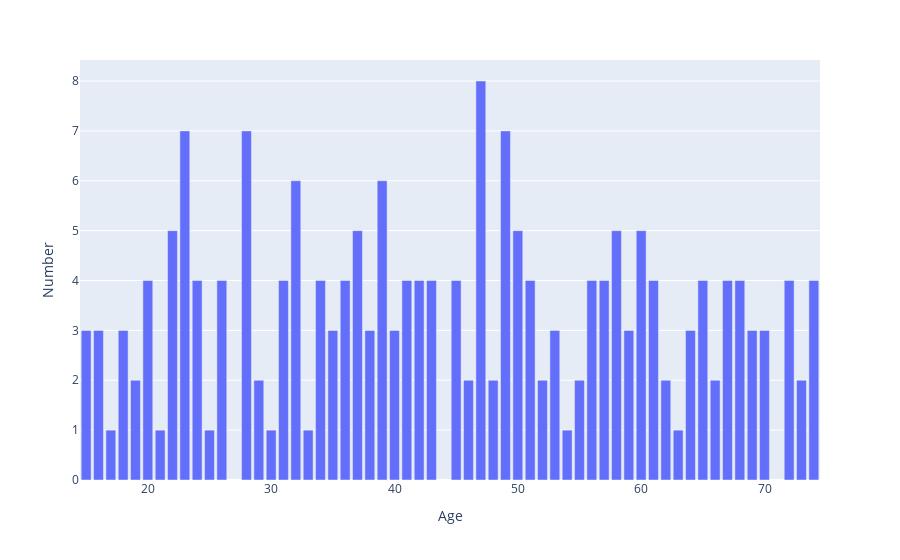

Notebook code cell kept with this figure:
### Markdown cell above
## Data Visualization

### Code cell
# visualize the number of Age
dataAge=data['Age'].value_counts(dropna=False)
npar_dataAge=np.array(dataAge)
x=list(npar_dataAge)
y=data.Age.value_counts().index
DataAge={'Age':y,'Number':x}
DataAge=pd.DataFrame(DataAge)
fig=px.bar(DataAge,x='Age',y='Number')
fig.show()

### Figure 1 — Plotly figure (JSON) as saved in the notebook; plotly's stock layout.template omitted (floating-point values rounded to 4 significant figures)
{"data": [{"alignmentgroup": "True", "hovertemplate": "Age=%{x}<br>Number=%{y}<extra></extra>", "legendgroup": "", "marker": {"color": "#636efa", "pattern": {"shape": ""}}, "name": "", "offsetgroup": "", "orientation": "v", "showlegend": false, "textposition": "auto", "type": "bar", "x": [47, 23, 28, 49, 39, 32, 50, 37, 58, 60, 22, 34, 72, 51, 42, 26, 24, 74, 67, 68, 61, 56, 20, 36, 45, 41, 31, 43, 65, 57, 53, 40, 70, 59, 16, 38, 15, 69, 35, 18, 64, 52, 55, 62, 19, 29, 66, 73, 46, 48, 54, 17, 33, 63, 30, 21, 25], "xaxis": "x", "y": [8, 7, 7, 7, 6, 6, 5, 5, 5, 5, 5, 4, 4, 4, 4, 4, 4, 4, 4, 4, 4, 4, 4, 4, 4, 4, 4, 4, 4, 4, 3, 3, 3, 3, 3, 3, 3, 3, 3, 3, 3, 2, 2, 2, 2, 2, 2, 2, 2, 2, 1, 1, 1, 1, 1, 1, 1], "yaxis": "y"}], "layout": {"barmode": "relative", "legend": {"tracegroupgap": 0}, "margin": {"t": 60}, "xaxis": {"anchor": "y", "domain": [0, 1], "title": {"text": "Age"}}, "yaxis": {"anchor": "x", "domain": [0, 1], "title": {"text": "Number"}}}}
